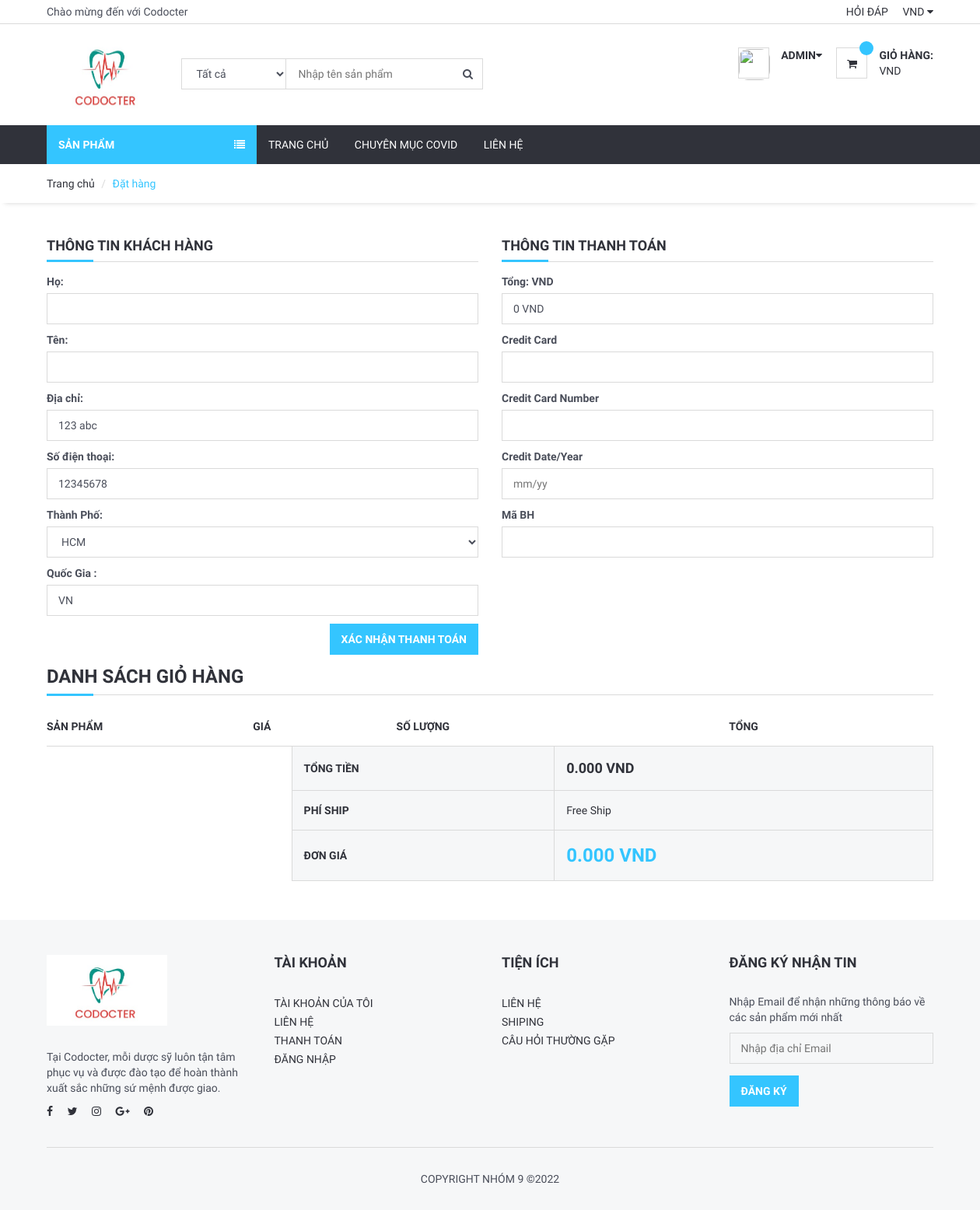
Page /order/orderproduct/ (signed in) on the committed database.
### user/models.py (models this page shows, shortened)
class UserProfile(models.Model):
    user = models.OneToOneField(User, on_delete=models.CASCADE)
    phone = models.CharField(blank=True, max_length=20)
    address = models.CharField(blank=True, max_length=150)
    city = models.CharField(blank=True, max_length=20)
    country = models.CharField(blank=True, max_length=50)
    image = models.ImageField(blank=True, upload_to='images/users/')
    def image_tag(self):
        return mark_safe('<img src="{}" height="50"/>'.format(self.image.url))
    image_tag.short_description = 'Image'

### order/views.py (the view, shortened to what this page needs)
# urls.py: path('orderproduct/', views.orderproduct, name='orderproduct'),
def orderproduct(request):
    category = Category.objects.all()
    current_user = request.user
    shopcart = ShopCart.objects.filter(user_id=current_user.id)
    total = 0
    for rs in shopcart:
        if rs.product.variant == 'None':
            total += rs.product.price * rs.quantity
        else:
            total += rs.variant.price * rs.quantity
    form= OrderForm()
    profile = UserProfile.objects.get(user_id=current_user.id)
    context = {'shopcart': shopcart,
               'category': category,
               'total': total,
               'form': form,
               'profile': profile,
               }
    return render(request, 'Order_Form.html', context)

### order/models.py
class OrderForm(ModelForm):
    class Meta:
        model = Order
        fields = ['first_name','last_name','address','phone','city','country']

### order/templates/Order_Form.html (shortened to what this page needs)
{% extends 'homebase.html' %}
{% load humanize %}
{% block sidebar %} {% include 'sidebar.html' %} {% endblock %}
{% block body %}
	<div id="breadcrumb">
		<div class="container">
			<ul class="breadcrumb">
                <li><a href="/home/">Trang chủ</a></li>
                <li class="active">Đặt hàng</li>
			</ul>
		</div>
	</div>
	<div class="section">
		<div class="container">
			<div class="row">
            <Form action="" method="post">
                <div class="col-md-6">
                    <div class="billing-details">
                            <div class="section-title">
                                <h4 class="title">Thông tin khách hàng</h4>
                            </div>
                            <p><label for="id_first_name">Họ:</label>
                                <input type="text" name="first_name"  value="{{ user.first_name }}" class="input" maxlength="10" required id="id_first_name"></p>
                            <p><label for="id_last_name">Tên:</label>
                                <input type="text" name="last_name"  value="{{ user.last_name }}" class="input" maxlength="10" required id="id_last_name"></p>
                            <p><label for="id_address">Địa chỉ:</label>
                                <input type="text" name="address" value="{{ profile.address }}" class="input" maxlength="150" id="id_address"></p>
                            <p><label for="id_phone">Số điện thoại:</label>
                                <input type="text" name="phone"  value="{{ profile.phone }}"  class="input" maxlength="20" id="id_phone"></p>
                            <p><label for="id_city">Thành Phố:</label>
                                <select name="city" class="input" id="id_city">
                                    <option value="{{ profile.city }}" selected>{{ profile.city }}</option>
                                </select></p>
                            <p><label for="id_first_name">Quốc Gia :</label>
                                <input type="text" name="country" class="input" id="id_country" value="{{ profile.country }}"></p>
                            <div class="pull-right">
                                <button  type="submit" class="primary-btn">Xác nhận thanh toán</button>
                            </div>
                        </div>
                </div>
                <div class="col-md-6">
                    <div class="shiping-methods">
                            <div class="section-title">
                                <h4 class="title">Thông tin thanh toán</h4>
                            </div>
                            <p><label for="id_first_name">Tổng:  VND </label>
                                <input type="text" name="total" class="input" readonly value="{{ total }} VND"></p>
                            <p><label for="id_first_name">Credit Card </label>
                                <input type="text" name="holder" class="input"  value=""></p>
                            <p><label for="id_first_name">Credit Card Number</label>
                                <input type="text" name="number" class="input"  value=""></p>
                            <p><label for="id_first_name">Credit  Date/Year</label>
                                <input type="text" name="ecpdate" class="input"  placeholder="mm/yy"></p>
                            <p><label for="id_first_name">Mã BH</label>
                                <input type="text" name="secnumber" class="input"  value=""></p>
                        </div>
                </div>
            </Form>
				<div class="col-md-12">
                    <div class="order-summary clearfix">
                        <div class="section-title">
                            <h3 class="title">Danh sách giỏ hàng</h3>
                        </div>
                        <table class="shopping-cart-table table">
                            <thead>
                            <tr>
                                <th>Sản Phẩm</th>
                                <th class="text-center">Giá</th>
                                <th class="text-center">Số lượng</th>
                                <th class="text-center">Tổng</th>
                            </tr>
                            </thead>
                            <tfoot>
                            <tr>
                                <th class="empty" colspan="3"></th>
                                <th>TỔNG TIỀN</th>
                                <th colspan="2" class="sub-total">{{ total|floatformat:3|intcomma }} VND</th>
                            </tr>
                            <tr>
                                <th class="empty" colspan="3"></th>
                                <th>PHÍ SHIP</th>
                                <td colspan="2">Free Ship</td>
                            </tr>
                            <tr>
                                <th class="empty" colspan="3"></th>
                                <th>ĐƠN GIÁ</th>
                                <th colspan="2" class="total">{{ total|floatformat:3|intcomma }} VND</th>
                            </tr>
                            </tfoot>
                        </table>
                    </div>
                </div>
			</div>
		</div>
	</div>
{% endblock %}

### home/templates/header.html (shortened to what this page needs)
{% load static %}
	<header>
		<div id="top-header">
			<div class="container">
				<div class="pull-left">
					<span>Chào mừng đến với Codocter</span>
				</div>
				<div class="pull-right">
					<ul class="header-top-links">
						<li><a href="/faq">Hỏi đáp</a></li>
						<li class="dropdown default-dropdown">
							<a class="dropdown-toggle" data-toggle="dropdown" aria-expanded="true">VND <i class="fa fa-caret-down"></i></a>
						</li>
					</ul>
				</div>
			</div>
		</div>
		<div id="header">
			<div class="container">
				<div class="pull-left">
					<div class="header-logo">
						<a class="logo" href="#">
							<img src="{% static '' %}img/235lg.png" alt="">
						</a>
					</div>
					<div class="header-search">
						<form action="/search/" method="post">
							<input id="query" name="query" class="input search-input" type="text" placeholder="Nhập tên sản phẩm">
							<select name="catid" class="input search-categories">
								<option value="0">Tất cả </option>
								{% load mptt_tags %}
							</select>
							<button class="search-btn"><i class="fa fa-search"></i></button>
						</form>
					</div>
				</div>
				<div class="pull-right">
					<ul class="header-btns">
						<li class="header-account dropdown default-dropdown">
							{% if user.id is not None %}
							<div class="dropdown-toggle" role="button" data-toggle="dropdown" aria-expanded="true">
								<div class="header-btns-icon">
									<img src="{{ request.session.userimage }}" style="height: 40px; border-radius: 30%;width:40px">
								</div>
								<strong class="text-uppercase">{{ user.username }}<i class="fa fa-caret-down"></i></strong>
							</div>
							{% else %}
							<a href="/login" class="text-uppercase">Đăng nhập</a> / <a href="/signup" class="text-uppercase">Đăng ký</a>
							{% endif %}
						</li>
						<li class="header-cart dropdown default-dropdown">
							<a href="/shopcart/" >
								<div class="header-btns-icon">
									<i class="fa fa-shopping-cart"></i>
									<span class="qty">
										</span>
								</div>
								<strong class="text-uppercase">Giỏ hàng:</strong>
								<br>
								<span>VND</span>
							</a>
						</li>
					</ul>
				</div>
			</div>
		</div>
	</header>

### home/static/css/style.css (style rules this page uses)
body { font-family: 'Hind', sans-serif; color: #4A4E5A; overflow-x: hidden; }
h1, h2, h3, h4, h5, h6 { color: #30323A; margin: 0 0 10px; font-weight: 700; }
a { color: #30323A; -webkit-transition: 0.3s color; transition: 0.3s color; }
strong { color: #30323A; }
ul, ol { margin: 0; padding: 0; list-style: none }
.main-btn, .primary-btn { display: inline-block; padding: 10px 15px; text-transform: uppercase; font-weight: 700; border: none; -webkit-transition: 0.3s all; transition: 0.3s all; }
.primary-btn { color: #FFF; background-color: #34c5ff; }
.input { width: 100%; height: 40px; padding: 0px 15px; border: none; background-color: transparent; -webkit-box-shadow: 0px 0px 0px 1px #DADADA inset, 0px 0px 0px 5px transparent; box-shadow: 0px 0px 0px 1px #DADADA inset, 0px 0px 0px 5px transparent; -webkit-transition: 0.3s all; transition: 0.3s all; }
.section { padding-top: 30px; padding-bottom: 30px; }
.section-title { position: relative; margin-bottom: 15px; margin-top: 15px; border-bottom: 1px solid #DADADA; }
.section-title .title { display: inline-block; text-transform: uppercase; }
.section-title:after { content: ""; position: absolute; left: 0; bottom: -1.5px; height: 3px; width: 60px; background-color: #34c5ff; }
#breadcrumb { -webkit-box-shadow: 0px 6px 6px -6px rgba(0, 0, 0, 0.175); box-shadow: 0px 6px 6px -6px rgba(0, 0, 0, 0.175); }
.breadcrumb { background-color: transparent; border: none; border-radius: 0px; padding: 15px 0px; margin: 0; }
.breadcrumb>.active { color: #34c5ff; }
.breadcrumb>li+li:before { color: #DADADA; }
#header { padding-top: 15px; padding-bottom: 15px; }
#top-header { padding-top: 5px; padding-bottom: 5px; border-bottom: 1px solid #DADADA; }
.header-top-links>li { display: inline-block; }
.header-top-links>li+li { margin-left: 15px; }
.header-top-links>li>a { cursor: pointer; text-transform: uppercase; }
.header-logo { display: inline-block; margin-right: 15px; }
.header-logo .logo>img { width: 155px; height: 100px; }
.header-search { display: inline-block; padding: 15px 0px; max-width: 400px; }
.header-search>form { position: relative; }
.header-search>form .search-input { padding-left: 150px; padding-right: 45px; }
.header-search>form .search-categories { position: absolute; left: 0px; top: 0px; width: 135px; }
.header-search>form .search-btn { position: absolute; top: 0px; right: 0px; width: 40px; height: 40px; background-color: transparent; border: none; }
.header-btns>li { display: inline-block; vertical-align: top; padding: 15px 0px; }
.header-btns>li+li { margin-left: 15px; }
.header-btns>li .header-btns-icon { position: relative; float: left; margin-right: 15px; width: 40px; height: 40px; line-height: 40px; text-align: center; color: #30323A; background-color: #FFF; border: 1px solid #DADADA; }
.header-btns .dropdown-toggle { display: block; cursor: pointer; }
.header-cart .header-btns-icon .qty { position: absolute; right: -9px; top: -9px; width: 18px; height: 18px; line-height: 18px; text-align: center; font-size: 10px; background: #34c5ff; color: #FFF; border-radius: 50%; }
.shiping-methods { margin-bottom: 30px; }
.shopping-cart-table>tbody>tr>td, .shopping-cart-table>tbody>tr>th, .shopping-cart-table>tfoot>tr>td, .shopping-cart-table>tfoot>tr>th, .shopping-cart-table>thead>tr>td, .shopping-cart-table>thead>tr>th { padding: 15px 0px; vertical-align: middle; border-top: 1px solid #DADADA; }
.shopping-cart-table>thead>tr>th { color: #30323A; text-transform: uppercase; border-bottom: 1px solid #DADADA; }
.shopping-cart-table>tfoot>tr>td, .shopping-cart-table>tfoot>tr>th { color: #30323A; border-top: 0px }
.shopping-cart-table>tfoot>tr>td:not(.empty), .shopping-cart-table>tfoot>tr>th:not(.empty) { padding: 15px; background-color: #F6F7F8; border: 1px solid #DADADA; }
.shopping-cart-table>tfoot>tr>.sub-total { font-size: 18px; }
.shopping-cart-table>tfoot>tr>.total { font-size: 24px; color: #34c5ff; }

### rows in the picture
UserProfile: address "123 abc", phone "12345678", city "HCM", country "VN"

### other values in the picture
{{ user.username }} "ADMIN"
{{ total|floatformat:3|intcomma }} "0.000"
